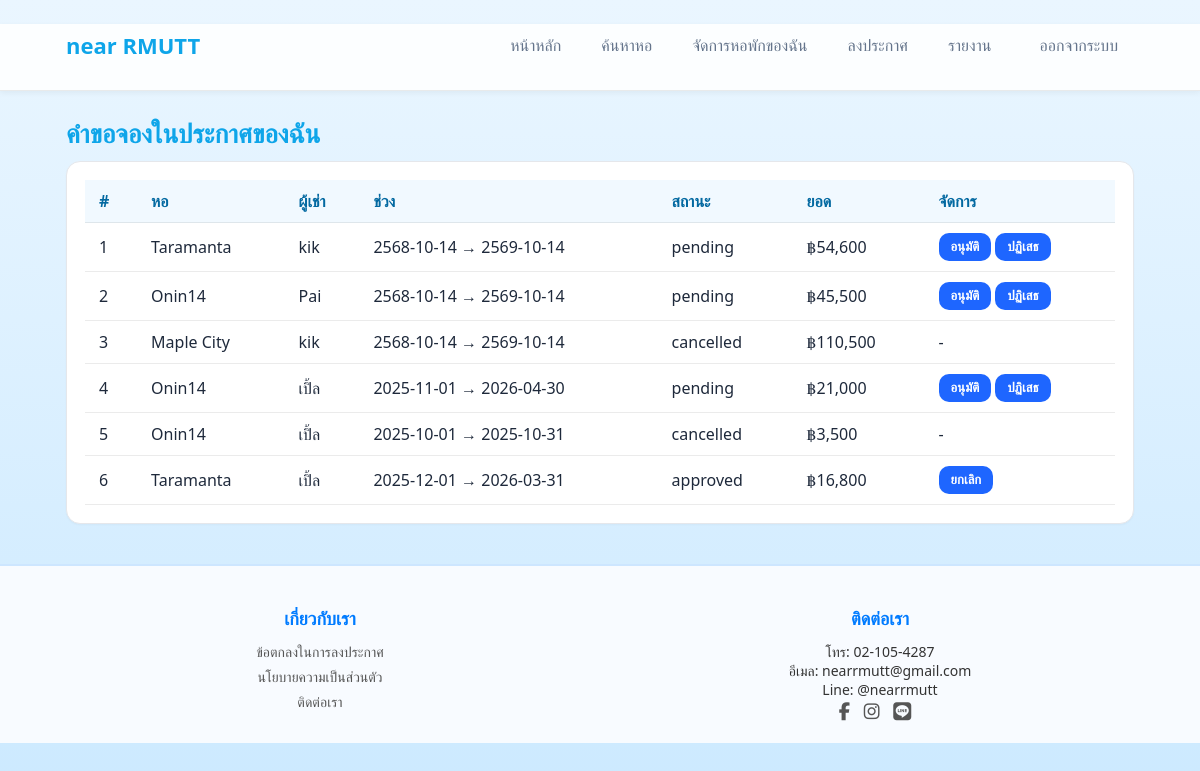
/owner_bookings.php (signed in), run on the app's committed database.
### tables this page shows
CREATE TABLE `bookings` (
  `id` int(11) NOT NULL,
  `listing_id` int(11) NOT NULL,
  `tenant_id` int(11) NOT NULL,
  `start_date` date NOT NULL,
  `end_date` date NOT NULL,
  `status` enum('pending','approved','rejected','cancelled') DEFAULT 'pending',
  `total_price` decimal(10,2) DEFAULT 0.00,
  `created_at` timestamp NOT NULL DEFAULT current_timestamp()
);

CREATE TABLE `listings` (
  `id` int(11) NOT NULL,
  `owner_id` int(11) NOT NULL,
  `title` varchar(150) NOT NULL,
  `area` varchar(100) DEFAULT NULL,
  `type` varchar(50) DEFAULT NULL,
  `price` decimal(10,2) NOT NULL,
  `description` text DEFAULT NULL,
  `status` enum('active','inactive') DEFAULT 'active',
  `created_at` timestamp NOT NULL DEFAULT current_timestamp(),
  `deposit` decimal(10,2) DEFAULT NULL,
  `electricity_rate` varchar(60) DEFAULT NULL,
  `water_rate` varchar(60) DEFAULT NULL,
  `other_fee` decimal(10,2) DEFAULT NULL,
  `internet` varchar(100) DEFAULT NULL,
  `details_long` mediumtext DEFAULT NULL,
  `contact_phone` varchar(32) DEFAULT NULL,
  `contact_line` varchar(64) DEFAULT NULL,
  `contact_facebook` varchar(255) DEFAULT NULL,
  `contact_email` varchar(255) DEFAULT NULL,
  `map_url` varchar(255) DEFAULT NULL
);

CREATE TABLE `users` (
  `id` int(11) NOT NULL,
  `name` varchar(100) NOT NULL,
  `email` varchar(100) NOT NULL,
  `password_hash` varchar(255) NOT NULL,
  `role` enum('tenant','owner','admin') DEFAULT 'tenant',
  `phone` varchar(30) DEFAULT NULL,
  `created_at` timestamp NOT NULL DEFAULT current_timestamp()
);

### owner_bookings.php (the view, shortened to what this page needs)
<?php
$title='คำขอจอง'; include __DIR__.'/header.php'; include __DIR__.'/conn.php';
$owner=(int)$_SESSION['user_id'];
$q=$mysqli->prepare("
  SELECT B.id,B.start_date,B.end_date,B.status,B.total_price,U.name AS tenant_name,L.title
  FROM bookings B
  JOIN listings L ON L.id=B.listing_id
  JOIN users U ON U.id=B.tenant_id
  WHERE L.owner_id=? ORDER BY B.created_at DESC
");
$q->bind_param('i',$owner); $q->execute();
$rows=$q->get_result()->fetch_all(MYSQLI_ASSOC);
?>
<main class="container">
  <h1 class="title">คำขอจองในประกาศของฉัน</h1>
  <div class="card overflow">
    <table class="table">
      <thead><tr><th>#</th><th>หอ</th><th>ผู้เช่า</th><th>ช่วง</th><th>สถานะ</th><th class="right">ยอด</th><th>จัดการ</th></tr></thead>
      <tbody>
        <?php foreach($rows as $i=>$r): ?>
          <tr>
            <td><?= $i+1 ?></td>
            <td><?= htmlspecialchars($r['title']) ?></td>
            <td><?= htmlspecialchars($r['tenant_name']) ?></td>
            <td><?= htmlspecialchars($r['start_date']) ?> → <?= htmlspecialchars($r['end_date']) ?></td>
            <td><?= htmlspecialchars($r['status']) ?></td>
            <td class="right">฿<?= number_format($r['total_price'],0) ?></td>
            <td>
              <?php if($r['status']==='pending'): ?>
                <form method="post" style="display:inline-block">
                  <button class="btn small" name="action" value="approve">อนุมัติ</button>
                </form>
                <form method="post" style="display:inline-block">
                  <button class="btn small" name="action" value="reject">ปฏิเสธ</button>
                </form>
              <?php elseif($r['status']==='approved'): ?>
                <form method="post" style="display:inline-block">
                  <button class="btn small" name="action" value="cancel">ยกเลิก</button>
                </form>
              <?php else: ?>-<?php endif; ?>
            </td>
          </tr>
        <?php endforeach; ?>
      </tbody>
    </table>
  </div>
</main>
<?php include __DIR__.'/footer.php'; ?>

### style.css (style rules this page uses)
:root { --bg: #eaf4ff; --card: #ffffff; --text: #1e293b; --muted: #64748b; --primary: #38bdf8; --primary-2: #0ea5e9; --border: rgba(0,0,0,.08); --radius: 14px; --shadow: 0 4px 15px rgba(56,189,248,.2); }
* { box-sizing:border-box; margin:0; padding:0; }
body { font-family: 'Segoe UI', Poppins, sans-serif; background: linear-gradient(180deg, #eaf6ff 0%, #cbe9ff 100%); color: var(--text); min-height: 100vh; }
.container { max-width:1000px; margin-inline:auto; padding:24px; }
.card { background:var(--card); border:1px solid var(--border); border-radius:var(--radius); padding:18px; box-shadow:var(--shadow); }
.btn { background:linear-gradient(180deg,var(--primary),var(--primary-2)); color:#fff; border:0; border-radius:12px; padding:10px 18px; font-weight:600; cursor:pointer; transition:.25s; text-decoration:none; display:inline-flex; align-items:center; justify-content:center; }
.table { width:100%; border-collapse:collapse; }
.table th,.table td { padding:10px 14px; border-bottom:1px solid var(--border); text-align:left; }
.table thead th { background:#f1f9ff; font-weight:600; color:#0369a1; }
.title { font-size:26px; color:var(--primary-2); margin-bottom:10px; }
.btn { background: linear-gradient(135deg, #00aaff, #0088ff); color: white; border: none; border-radius: 8px; padding: 6px 14px; font-size: 14px; cursor: pointer; transition: background 0.3s, transform 0.2s; display: inline-block; font-weight: 600; }
.btn.small { padding: 4px 10px; font-size: 13px; }
.btn.small { padding:6px 12px; font-size:13px; font-weight:700; }
.container { max-width:1100px; margin:24px auto; padding:0 16px; }
.card { background:#fff; border:1px solid #e5e7eb; border-radius:14px; box-shadow:0 1px 2px rgba(0,0,0,.03); }
.btn { display:inline-block; padding:10px 14px; border-radius:10px; background:#1e66ff; color:#fff; text-decoration:none; font-weight:600; }

### data on the page
bookings: listing.title "Taramanta", tenant.name "kik", start_date "2568-10-14", end_date "2569-10-14", status "pending", total_price "54,600"
bookings: listing.title "Onin14", tenant.name "Pai", start_date "2568-10-14", end_date "2569-10-14", status "pending", total_price "45,500"
bookings: listing.title "Maple City", tenant.name "kik", start_date "2568-10-14", end_date "2569-10-14", status "cancelled", total_price "110,500"
bookings: listing.title "Onin14", tenant.name "เปิ้ล", start_date "2025-11-01", end_date "2026-04-30", status "pending", total_price "21,000"
bookings: listing.title "Onin14", tenant.name "เปิ้ล", start_date "2025-10-01", end_date "2025-10-31", status "cancelled", total_price "3,500"
bookings: listing.title "Taramanta", tenant.name "เปิ้ล", start_date "2025-12-01", end_date "2026-03-31", status "approved", total_price "16,800"
